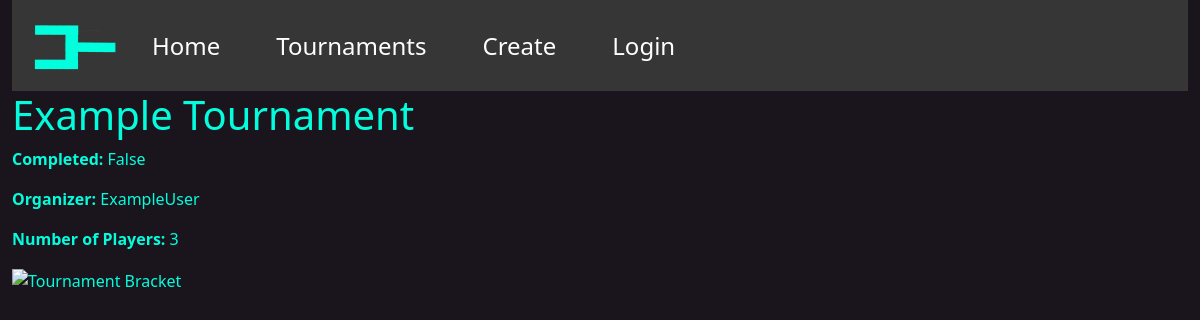
Screenshot of /tournament/298 with the database file from the repository.
### bracket_app/models.py (models this page shows, shortened)
class Tournament(models.Model):
    creator = models.CharField("Creator", max_length=200)
    title = models.CharField("Title", max_length=200)
    players = models.TextField(null=True)
    completed = models.BooleanField(default=False)

### bracket_app/views.py (the view)
# urls.py: path('tournament/<int:pk>', views.tournament_detail_view, name='tournament-detail'),
def tournament_detail_view(request, pk):
    tournament = Tournament.objects.get(pk=pk)
    jsonDec = json.decoder.JSONDecoder()
    players = jsonDec.decode(tournament.players)
    context = {
        'tournament': tournament,
        'player_list': players,
        'path': "bracket_images/" + str(pk) + "_bracket.png",
        'size': len(players)
    }
    return render(request, 'bracket_app/tournament_detail.html', context)

### bracket_app/templates/bracket_app/tournament_detail.html
{% extends 'bracket_app/base_template.html' %}
{% load static %}
{% block content %}
<h1>{{ tournament.title }}</h1>
<p><strong>Completed:</strong> {{ tournament.completed }}</p>
<p><strong>Organizer:</strong> {{ tournament.creator }}</p>
<p><strong>Number of Players:</strong> {{ size }}</p>
<img src="{% static path %}" alt="Tournament Bracket">
{% endblock %}

### rows the page displays
Tournament: title "Example Tournament", completed "False", creator "ExampleUser"

### other values shown
{{ size }} "3"
